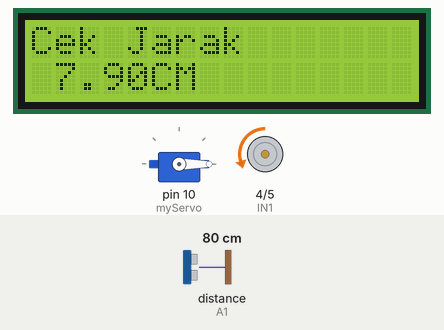
Bench run of a sketch on a simulated Arduino Uno, built with avr-gcc and run on an emulated ATmega328P. Shown: 16×2 character LCD, servo, motor-driver pin pairs drawn as motors (green arrow = first pin HIGH = forward, orange = second pin HIGH = backward, longer = more drive, scaled by the enable pin). Wiring (inferred from the names in the program): ultrasonic range finder: trigger A0; echo A1. The inputs (shaded band) are chosen by the test bench; at power-on: distance to the obstacle (sensor on A1) 80 cm. The echo pulse lasts 58.3 µs per cm.

Above: at 1.29 s.
1.3 s: distance to the obstacle (sensor on A1) set to 120 cm
At 2.0 s:
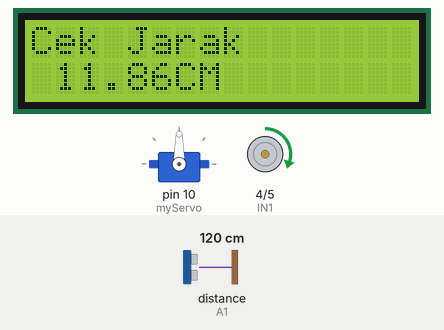
2.8 s: distance to the obstacle (sensor on A1) set to 2 cm
At 2.83 s:
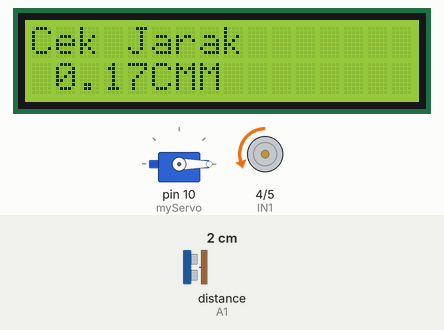
4.4 s: distance to the obstacle (sensor on A1) set to 4 cm
At 4.43 s:
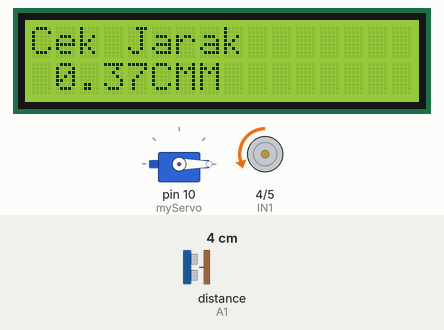
Timing chart, 0 to 7.4 s (numbered marks = the images above; inputs shaded):
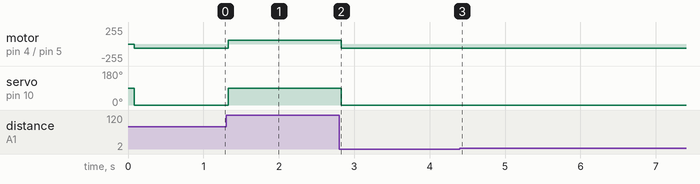

Measured:
- after the input at 1.3 s, motor on pin 4 (IN1) / pin 5 (IN2): backward 60/255 → forward 60/255 at once; servo on pin 10 (myServo): 0° → 90° at once; the display: first changes at once (image 1 shows a later state)
- after the input at 2.8 s, motor on pin 4 (IN1) / pin 5 (IN2): forward 60/255 → backward 60/255 at once; servo on pin 10 (myServo): 90° → 0° at once; the display: changes at once (image 2)
- after the input at 4.4 s, the display: first differs from a run without the input at once (image 3)

The sketch:

SENSOR__AKTUAKTOR__DISPLAY.ino
```cpp
#include <LiquidCrystal_I2C.h> //library untuk LCD I2C
#include <Wire.h> //library untuk membaca pin SCL dan SDA
#include <Servo.h> //library untuk Servo

const int trig = A0; //membuat parameter trig untuk HCSR-04 dan terhubung dengan pin A0 arduino
const int echo = A1; //membuat parameter echo untuk HCSR-04 dan terhubung dengan pin A1 arduino

const int enA = 3; //membuat parameter enA untuk L298N dan terhubung dengan pin 3 arduino
const int IN1 = 4; //membuat parameter IN1 untuk L298N dan terhubung dengan pin 4 arduino
const int IN2 = 5; //membuat parameter IN2 untuk L298N dan terhubung dengan pin A1 arduino

LiquidCrystal_I2C lcd(0x27, 16, 2); //mendeklarasikan parameter lcd untuk LCD I2C dan memberikan alamat LCD (0x27) serta ukuran LCD (16, 2) artinya 16x2
//alamat lain dari LCD adalah 0x3f. Silahkan cari cara di google untuk menentukan alamat LCD
Servo myServo; //mendeklarasikan parameter myServo untuk Servo

void setup(){
  lcd.begin();//memulai untuk memunculkan symbol, huruf atau angka pada lcd
  //jika error dapat gunakan perintah > lcd.init();
  lcd.backlight(); //perintah untuk dapat mengatur pencahayaan lcd dengan memutar knop dengan obeng plus
  myServo.attach(10); //setting parameter myServo dengan pin 10 Arduino uno

  //setting paraemter sebagai input dan output
  pinMode(trig, OUTPUT);
  pinMode(echo, INPUT);
  pinMode(enA, OUTPUT);
  pinMode(IN1, OUTPUT);
  pinMode(IN2, OUTPUT);
}

void loop(){
  //mengatur pembacaan sensor HCSR04
  digitalWrite(trig, LOW);
  delayMicroseconds(2);
  digitalWrite(trig, HIGH);
  delayMicroseconds(10);
  digitalWrite(trig, LOW);
  long duration = pulseIn(echo, HIGH); //pembacaan frequensi suara dengan jarak didepannya
  float cm = duration*0.0034/2; //rumus untuk konversi frequensi suara menjadi jarak

  //setting keluaran dan posisi LCD
  lcd.setCursor(0,0); //seting posisi penempatann pada titik 0,0
  lcd.print("Cek Jarak"); //mencetak variabel string kedalam lcd dengan posisi sesuai perintah sebelumnya
  lcd.setCursor(1,1);
  lcd.print(cm); //cetak yang didapatkan sensor HCSR04 di atas
  lcd.print("CM"); //cetak string setelah cetak perintah sebelumnya

  //membuat kondisi untuk servo dan motor DC/L298N dengan parameter sensor
  //kondisi sensor > 10 cm
  if(cm>10){
    myServo.write(90); //memutar servo ke arah 90 derajat
    analogWrite(enA, 60); //membuat kecepatan motor DC sebesar 60
    //membuat kondisi motor dc berputar kedepan/kebelakang sesuaikan saja
    digitalWrite(IN1, HIGH);
    digitalWrite(IN2, LOW);
  }
  //bukan lebih dari 10 cm
  else{
    myServo.write(0); //memutar servo ke arah 0 derajat
    analogWrite(enA, 60); //membuat kecepatan motor DC sebesar 60
    //membuat kondisi motor dc berputar kebalikan dari yang diatas
    digitalWrite(IN1, LOW);
    digitalWrite(IN2, HIGH);
  }
}
```
